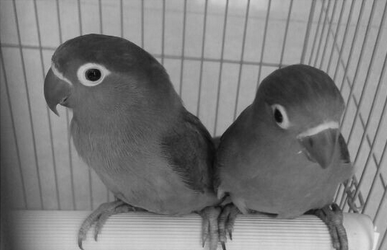
#> input picture blog36-jhbh/test.bmp, 387 x 250 px
$ python blog36-04-sf.py
#> lines starting #> are read from the running program, lines starting #| are printed output that depends on the picture
#encoding:utf-8
#By:Eastmount CSDN 2021-02-01
import cv2
import numpy as np

#读取图片
src = cv2.imread('test.bmp')
#> src is the input picture: shape (250, 387, 3); min 8, max 231, mean 122.9
rows, cols = src.shape[:2]
#> rows = 250; cols = 387
print(rows, cols)
#| 250 387

#图像缩放 dsize(列,行)
result = cv2.resize(src, (int(cols*0.6), int(rows*1.2)))
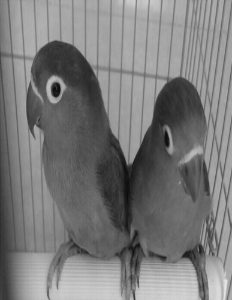
#> result: shape (300, 232, 3); min 11, max 229, mean 122.8

#显示图像
cv2.imshow("src", src)
cv2.imshow("result", result)

#等待显示
cv2.waitKey(0)
cv2.destroyAllWindows()
